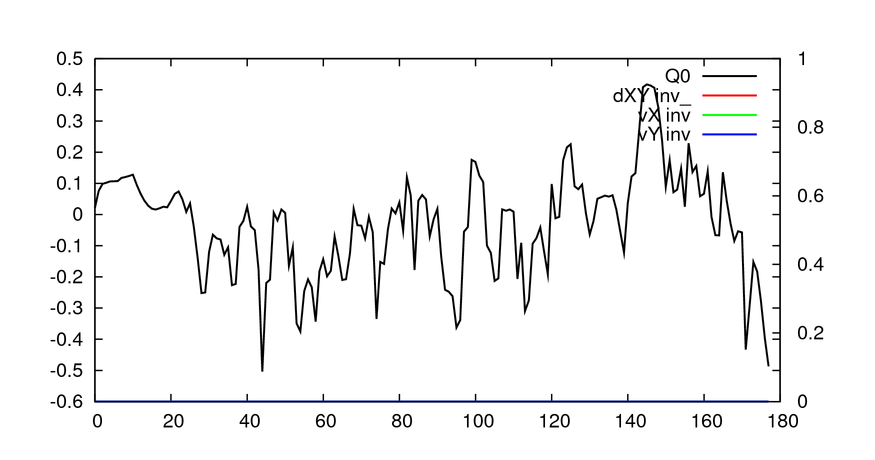

Generate this figure with gnuplot:
set terminal postscript eps noenhanced defaultplex \
   leveldefault color colortext \
   dashed dashlength 3.0 linewidth 1.0 butt \
   palfuncparam 2000,0.003 \
   "Helvetica" 16
set output "./q_func_hpv_proteins_E6.eps"

#
set size 1,0.75
set size ratio 0.5
set lmargin 3
set bmargin 3
set rmargin 3
set tmargin 3

#
set datafile separator ","
#set xrange [0:2060]
#set yrange [-1:1]
set y2range [0:1]
set y2tics border




set style line 1 bgnd
set style line 2 lt rgb "cyan"
set style rect fc lt -1 fs solid 0.25 noborder

set style line 3 lt 1 lc rgb "black" lw 3
set style line 4 lt 1 lc rgb "red" lw 3
set style line 5 lt 1 lc rgb "green" lw 3
#set style line 6 lt 1 lc rgb "dark-blue" lw 3
set style line 6 lt 1 lc rgb "blue" lw 3

set style line 8 lt 3 lc rgb "black" lw 3
#vertical delimiter
set parametric
const=386
set trange [0:1]
#
plot  "./q_func_hpv_proteins_E6.csv" using 2:9 title 'Q0' with lines ls 3 \
      ,"./q_func_hpv_proteins_E6.csv" using 2:4 axes x1y2 title 'dXY inv_' with lines ls 4 \
      ,"./q_func_hpv_proteins_E6.csv" using 2:6 axes x1y2 title 'vX inv' with lines ls 5 \
      ,"./q_func_hpv_proteins_E6.csv" using 2:8 axes x1y2 title 'vY inv' with lines ls 6 

#